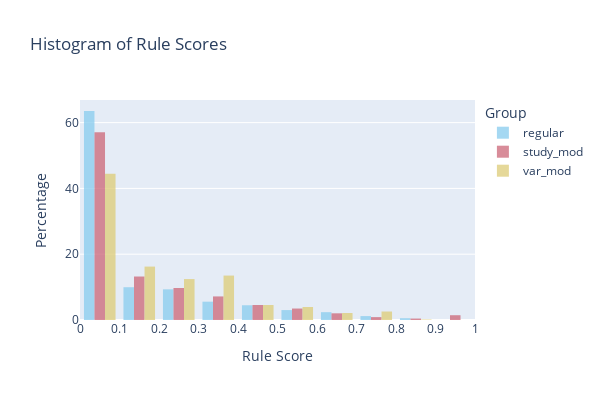

Notebook code cell kept with this figure:
### Code cell
import plotly.graph_objects as go
import pandas as pd

# Assuming rules_effect is a DataFrame with 'score' and 'th' columns

fig = go.Figure()

# Define color palette with distinct colors for each 'th' value
color_palette = px.colors.qualitative.Safe  # Using a safe qualitative color palette

# Create histogram for each unique 'th' value
for i, th_value in enumerate(rules_effect['th'].unique()):
    filtered_df = rules_effect[rules_effect['th'] == th_value]
    fig.add_trace(go.Histogram(
        x=filtered_df['score'],
        name=f"{th_value}",
        marker_color=color_palette[i % len(color_palette)],  # Assigning color from palette
        xbins=dict(start=0, end=1, size=0.1),
        histnorm='percent',
        opacity=0.75,  # Adjusting opacity for better visibility
    ))

# Update layout
fig.update_layout(
    barmode='group',
    width=600,
    height=400,
    title_text='Histogram of Rule Scores',
    xaxis=dict(title='Rule Score', dtick=0.1, range=[0, 1]),
    yaxis=dict(title='Percentage'),
    legend=dict(title='Group'),
)

# Save figure as PDF
fig.write_image("../visualisations/anyburl_rules_percent.pdf", format='pdf')

# Show figure
fig.show()

### Figure 1 — Plotly figure (JSON) as saved in the notebook; plotly's stock layout.template omitted (floating-point values rounded to 4 significant figures; data arrays with more than 128 entries replaced by an {"elided": "..."} marker saying what was removed)
{"data": [{"histnorm": "percent", "marker": {"color": "rgb(136, 204, 238)"}, "name": "regular", "opacity": 0.75, "type": "histogram", "x": {"elided": "1095 float values"}, "xbins": {"end": 1, "size": 0.1, "start": 0}}, {"histnorm": "percent", "marker": {"color": "rgb(204, 102, 119)"}, "name": "study_mod", "opacity": 0.75, "type": "histogram", "x": {"elided": "2088 float values"}, "xbins": {"end": 1, "size": 0.1, "start": 0}}, {"histnorm": "percent", "marker": {"color": "rgb(221, 204, 119)"}, "name": "var_mod", "opacity": 0.75, "type": "histogram", "x": {"elided": "659 float values"}, "xbins": {"end": 1, "size": 0.1, "start": 0}}], "layout": {"barmode": "group", "height": 400, "legend": {"title": {"text": "Group"}}, "title": {"text": "Histogram of Rule Scores"}, "width": 600, "xaxis": {"dtick": 0.1, "range": [0, 1], "title": {"text": "Rule Score"}}, "yaxis": {"title": {"text": "Percentage"}}}}
